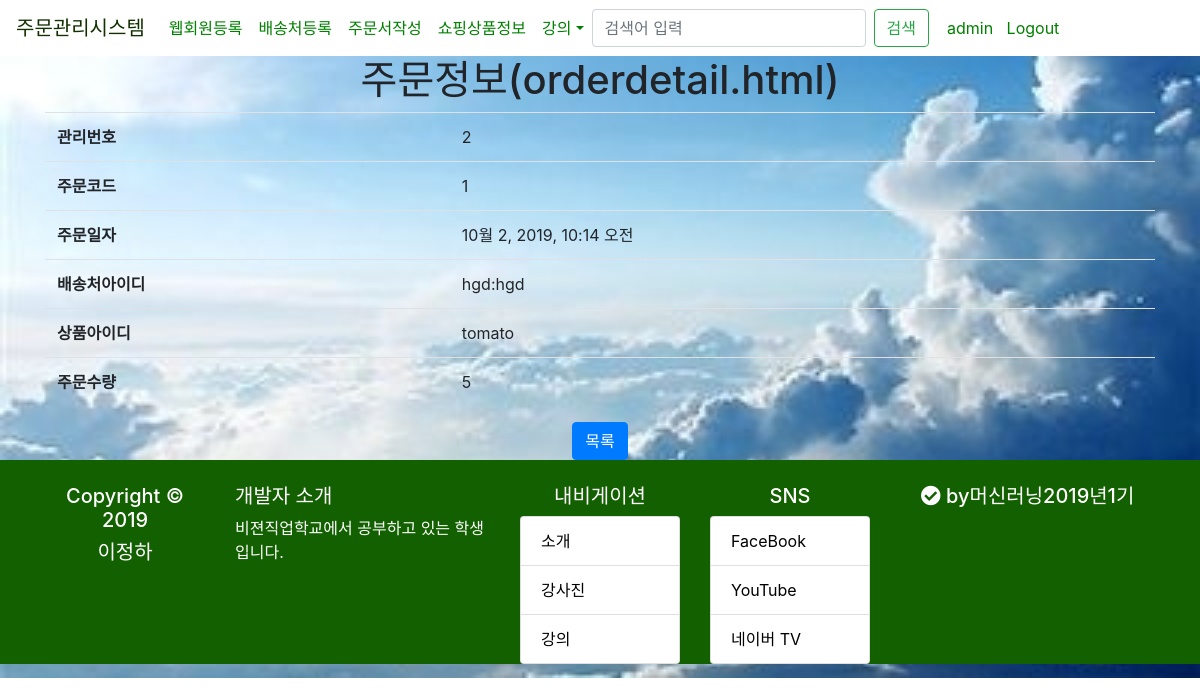
The app's page /ordersystem/view/2/ (signed in) with its own data.
### ordersystem/models.py (models this page shows, shortened)
class Orders(models.Model):#주문정보 -/주문번호,일련번호/주문일시,고객번호(FK),상품번호(FK),주문수량
    class Meta:
        unique_together = (('orderCode','id'),)
    orderCode = models.CharField(max_length=20)
    orderDay = models.DateTimeField(auto_now_add=True, blank=True)
    destinationId = models.ForeignKey(Destination,on_delete=models.CASCADE) #>>>> FK
    goodId = models.ForeignKey(Goods,on_delete=models.CASCADE)
    qty = models.IntegerField(default=0)

class Destination(models.Model):#수신처등록
    customid = models.CharField(max_length=50) #Customer 와 유사하나 이 부분이 틀림 포린키가 아니고 여러개 배송처 등록가능
    name = models.CharField(max_length=50)
    tel = models.CharField(max_length=50,null=True, blank=True)
    postcode = models.CharField(max_length=5)
    address = models.CharField(max_length=200)
    detailAddress = models.CharField(max_length=200,null=True, blank=True)
    extraAddress = models.CharField(max_length=200,null=True, blank=True)
    def __str__(self):
        return self.customid+":"+self.name;

class Goods(models.Model):#상품정보 -/상품번호/상품명,상품분류,주문단위,판매업체번호 (FK)
    goodName = models.CharField(max_length=100)
    classification = models.CharField(max_length=20) #상품분류 ~ 대,중,소, 500cc,1000cc etc
    orderUnit =  models.CharField(max_length=20) #주문단위 ~ 박스,개, ...
    enterprise_id = models.ForeignKey(Enterprise,on_delete=models.CASCADE) #>>>> FK
    def __str__(self):
        return self.goodName;

### ordersystem/views.py (the view)
# urls.py: path('view/<int:id>/',views.orderdetail,name='orederdetail'),
def orderdetail(request,id):
    order = Orders.objects.get(id=id)
    return render(request,'ordersystem/orderdetail.html',{'order':order})

### ordersystem/templates/ordersystem/orderdetail.html
{% extends "base.html" %} {% block content %}
<div class="container" align="center">
	<h1>주문정보(orderdetail.html)</h1>
	<table class="table">
		<tr>
			<th>관리번호</th>
			<td>{{order.id}}</td>
		</tr>
		<tr>
			<th>주문코드</th>
			<td>{{order.orderCode}}</td>
		</tr>
		<tr>
			<th>주문일자</th>
			<td>{{order.orderDay}}</td>
		</tr>
		<tr>
			<th>배송처아이디</th>
			<td>{{order.destinationId}}</td>
		</tr>
		<tr>
			<th>상품아이디</th>
			<td>{{order.goodId}}</td>
		</tr>
		<tr>
			<th>주문수량</th>
			<td>{{order.qty}}</td>
		</tr>
	</table>
	<button type="button" class="btn btn-primary"
		onclick="location.href='/ordersystem/orderlist'">목록</button>
</div>
{% endblock content %}

### templates/base.html (shortened to what this page needs)
{% load static %}
<!DOCTYPE html>
<html>
<head>
<link rel="stylesheet" href="{% static 'css/bootstrap.css' %}"
	type='text/css'>
<link href="{% static 'css/boost.css' %}" rel='stylesheet'
	type='text/css'>
<link rel="stylesheet"
	href="https://use.fontawesome.com/releases/v5.7.0/css/all.css"
>
<link href="{% static 'css/style.css' %}" rel="stylesheet"
	type="text/css">
<link href="{% static 'css/sungs.css' %}" rel='stylesheet'
	type='text/css'>
<body>
	<div id="header_div">
		<nav class="navbar navbar-expand-lg navbar-white bg-white" >
			<a class="navbar-brand" href="/index/" style="color: #123000">주문관리시스템</a>
			<div class="collapse navbar-collapse" id="navbarNavDropdown" >
				<ul class="navbar-nav">
					<li class="nav-item active"><a class="nav-link" href="/signup">웹회원등록</a></li>
					<li class="nav-item active"><a class="nav-link"
						href="/ordersystem/postal/">배송처등록</a></li>
					<li class="nav-item active"><a class="nav-link"
						href="/ordersystem/orderwrite/">주문서작성</a></li>
					<li class="nav-item active"><a class="nav-link"
						href="/ordersystem/goodslist">쇼핑상품정보</a></li>
					<li class="nav-item dropdown"><a
						class="nav-link dropdown-toggle" href="#" role="button"
						data-toggle="dropdown" aria-haspopup="true" aria-expanded="false">강의</a>
						</li>
				</ul>
				<form class="form-inline" action="#" method="post">
					<input class="form-control mr-sm-2" type="search"
						placeholder="검색어 입력" aria-label="검색">
					<button class="btn btn-outline-success my-2 my-sm-0" type="submit">검색</button>
				</form>
				<ul class="nav navbar-nav navbar-right">
					{% if user.is_active %}
						<li><a href="{%url 'login' %}">  {{user.username}}
						</a></li>
						<li><a href="{% url 'logout' %}">Logout</a></li>
					{% else %}
						<li><a href="{%url 'login' %}"> <span
								class="glyphicon glyphicon-user"></span> Login
						</a></li>
						&nbsp;&nbsp;&nbsp;
						<li><a href="{% url 'admin:index' %}">Admin</a></li>
					{% endif %}
				</ul>
			</div>
		</nav>
	</div>
	{% block content %} {% endblock content %}
	<footer style="background-color: #126000; color: #ffffff">
		<div class="container">
			<br>
			<div class="row">
				<div class="col-sm-2" style="text-align: center;">
					<h5>Copyright &copy; 2019</h5>
					<h5>이정하</h5>
				</div>
				<div class="col-sm-3">
					<h5>개발자 소개</h5>
					<p>비젼직업학교에서 공부하고 있는 학생입니다.</p>
				</div>
				<div class="col-sm-2">
					<h5 style="text-align: center;">내비게이션</h5>
					<div class="list-group">
						<a href="main.do" class="list-group-item">소개</a> <a
							href="teacher.jsp" class="list-group-item">강사진</a> <a
							href="lecture.jsp" class="list-group-item">강의</a>
					</div>
				</div>
				<div class="col-sm-2">
					<h5 style="text-align: center;">SNS</h5>
					<div class="list-group">
						<a href="#" class="list-group-item">FaceBook</a> <a href="#"
							class="list-group-item">YouTube</a> <a href="#"
							class="list-group-item">네이버 TV</a>
					</div>
				</div>
				<div class="col-sm-3">
					<h5 style="text-align: center;">
						<i class="fas fa-check-circle"></i>&nbsp;by머신러닝2019년1기
					</h5>
				</div>
			</div>
		</div>
	</footer>
</body>
</html>

### static/css/boost.css (style rules this page uses)
* { font-family: 'Nanum Gothic'; }
a { color: #000000; text-decoration: none; }
.navbar { background-color:#000000; border-color:#000000; }
.navbar .navbar-brand { color:#ffffff; }

### static/css/style.css (style rules this page uses)
li a { color: green; }
body { background: white url("images/background.jpg") no-repeat; background-size: cover; }

### records on screen
Orders: id "2", orderCode "1", orderDay "10월 2, 2019, 10:14 오전", destinationId "hgd:hgd", goodId "tomato", qty "5"

### other values on screen
{{ user.username }} "admin"
